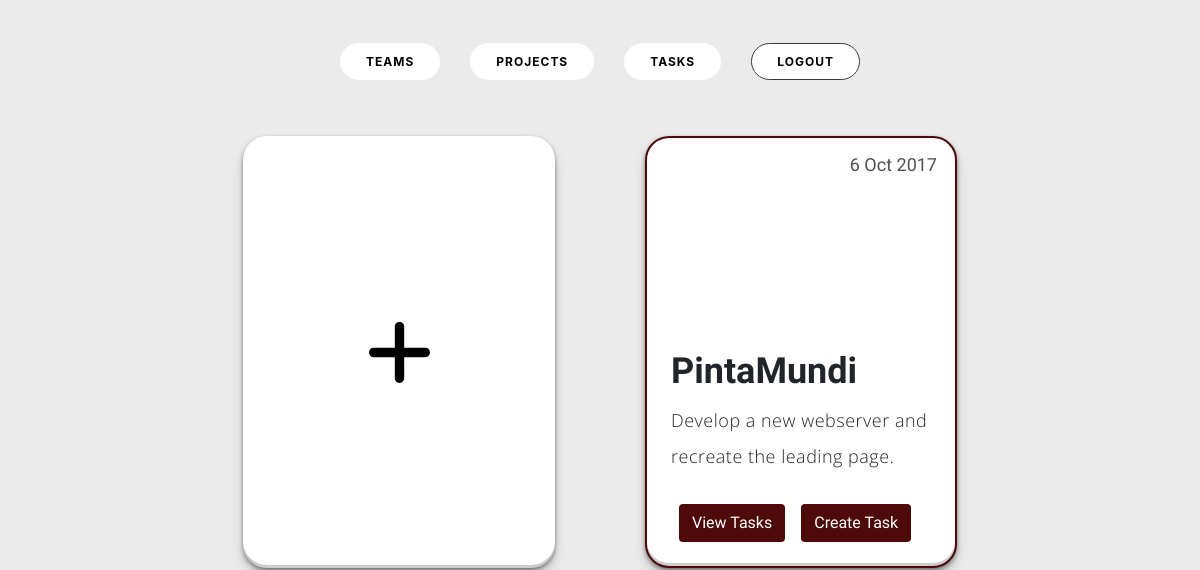
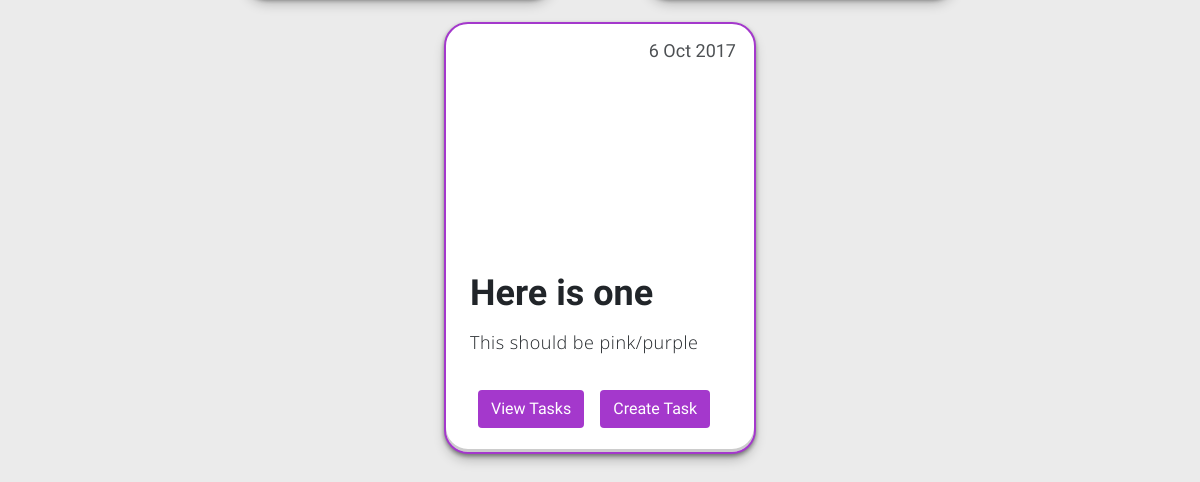
Before: / (signed in) with the older database file (2 pictures, top to bottom).
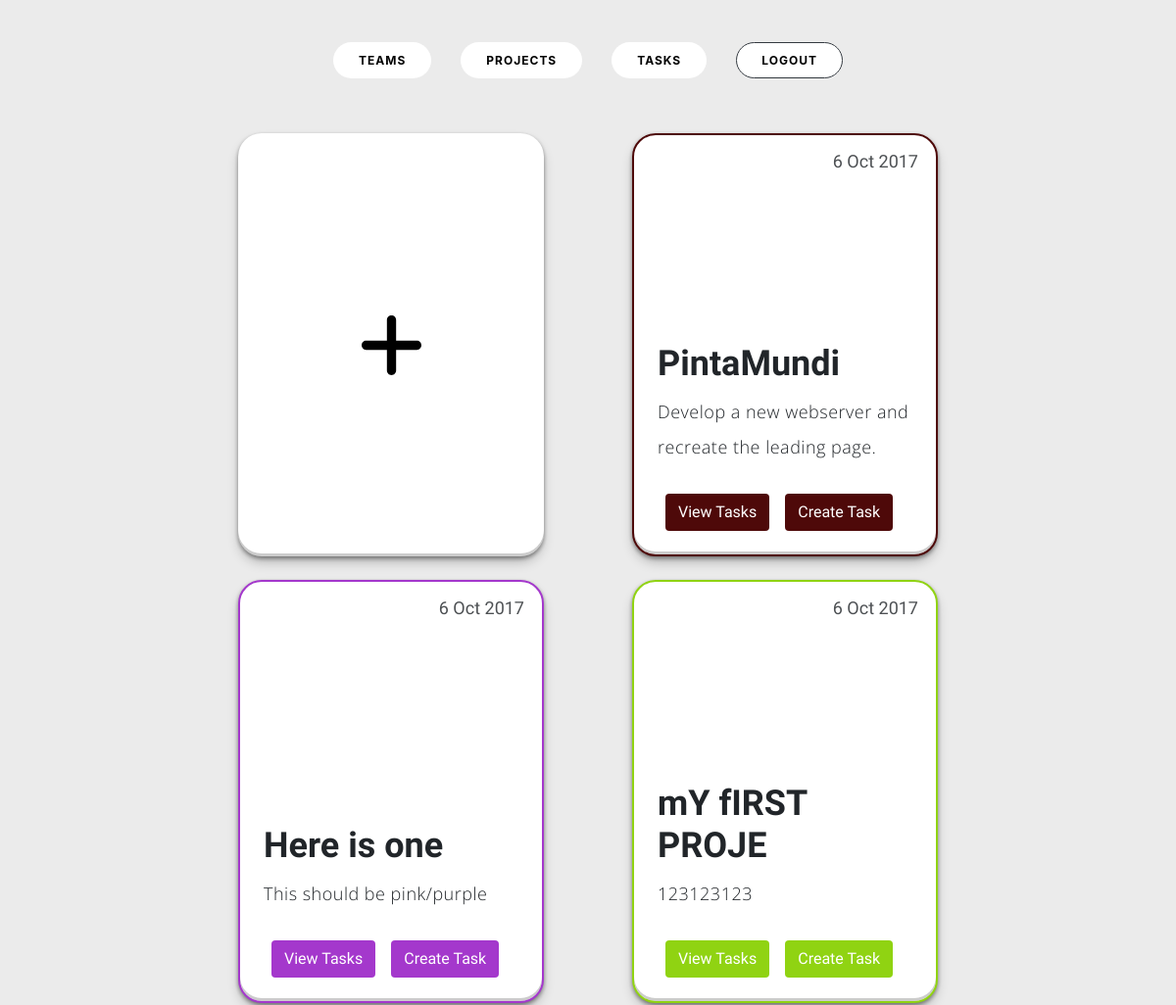
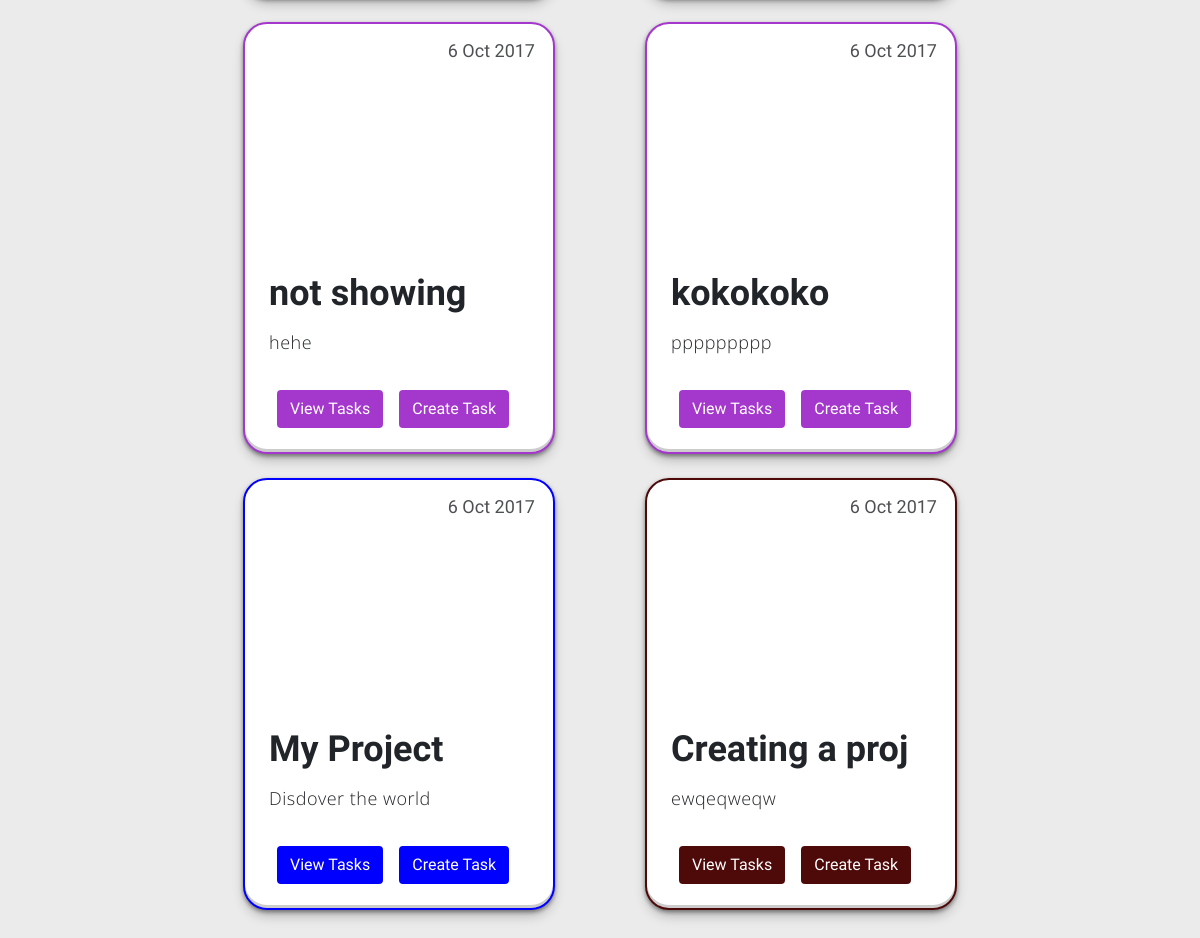
After: the same page with the newer database file (2 pictures, top to bottom).
### network/models.py (models this page shows, shortened)
class Project(models.Model):
    name = models.CharField(max_length=255)
    objective = models.TextField()
    team = models.ForeignKey(Team, on_delete=models.CASCADE)
    members = models.ManyToManyField(User, related_name='projects', default=None, null=True,)
    color = models.CharField(max_length=7, default=None, null=True, blank=True)

### network/views.py (the view)
# urls.py: path("", views.index, name="index"),
def index(request):
    current_user = request.user
    projects = current_user.projects.all()
    context = {
        'projects': projects
    }
    return render(request, "network/index.html", context)

### network/templates/network/index.html (shortened to what this page needs)
{% extends "network/layout.html" %}
{% block body %}
<section class="cards-wrapper row pt-3 pb-5 px-5  w-75">
    <div class="card-grid-space col pb-4">
        <a class="project_card m-auto white_bg" href="{% url 'create_project'%}">
        </a>
    </div>
    {% for project in projects %}
    <div class="card-grid-space col pb-4">
        <a class="project_card m-auto project_{{ project.id }}" style="border-color: {{ project.color }}; border-width: 2px;">
            <div>
                <h1>{{ project.name }}</h1>
                <p>{{ project.objective }}</p>
                <div class="date">6 Oct 2017</div>
                <div class="tags">
                    <div class="btn task_button text-white mx-2" style="background-color: {{ project.color }}"; onclick="viewTasks({{project.id}})">View Tasks</div>
                    <div class="btn task_button text-white mx-2" style="background-color: {{ project.color }}"; onclick="createTask({{project.id}})">Create Task</div>
                </div>
            </div>
        </a>
    </div>
    {% endfor %}
</section>
{% endblock %}

Changed rows visible on the page:
added Project: name "mY fIRST PROJE", objective "123123123", color "#90d312" (drawn)
added Project: name "not showing", objective "hehe"
added Project: name "kokokoko", objective "ppppppppp"
added Project: name "My Project", objective "Disdover the world", color "#0000ff" (drawn)
added Project: name "Creating a proj", objective "ewqeqweqw", color "#4e0909" (drawn)
